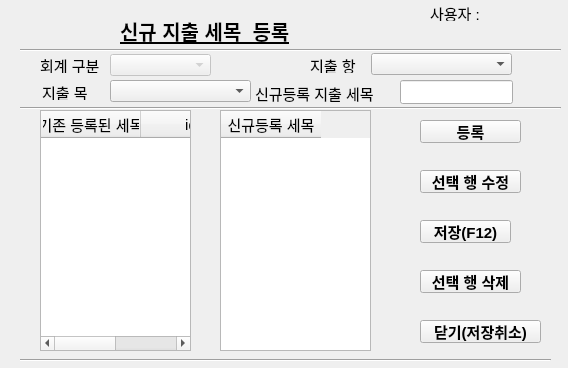
<?xml version="1.0" encoding="UTF-8"?>
<ui version="4.0">
 <class>Dialog</class>
 <widget class="QDialog" name="Dialog">
  <property name="enabled">
   <bool>true</bool>
  </property>
  <property name="geometry">
   <rect>
    <x>0</x>
    <y>0</y>
    <width>568</width>
    <height>368</height>
   </rect>
  </property>
  <property name="font">
   <font>
    <pointsize>11</pointsize>
   </font>
  </property>
  <property name="windowTitle">
   <string>Dialog</string>
  </property>
  <widget class="QLabel" name="user">
   <property name="geometry">
    <rect>
     <x>430</x>
     <y>5</y>
     <width>51</width>
     <height>16</height>
    </rect>
   </property>
   <property name="text">
    <string>사용자 :</string>
   </property>
  </widget>
  <widget class="Line" name="line_22">
   <property name="geometry">
    <rect>
     <x>20</x>
     <y>350</y>
     <width>531</width>
     <height>20</height>
    </rect>
   </property>
   <property name="orientation">
    <enum>Qt::Horizontal</enum>
   </property>
  </widget>
  <widget class="QLabel" name="user_widget">
   <property name="geometry">
    <rect>
     <x>500</x>
     <y>6</y>
     <width>51</width>
     <height>16</height>
    </rect>
   </property>
   <property name="text">
    <string/>
   </property>
  </widget>
  <widget class="QPushButton" name="add_semok_button">
   <property name="geometry">
    <rect>
     <x>420</x>
     <y>120</y>
     <width>101</width>
     <height>23</height>
    </rect>
   </property>
   <property name="font">
    <font>
     <pointsize>11</pointsize>
     <weight>75</weight>
     <bold>true</bold>
    </font>
   </property>
   <property name="text">
    <string>등록</string>
   </property>
   <property name="autoDefault">
    <bool>false</bool>
   </property>
   <property name="default">
    <bool>false</bool>
   </property>
  </widget>
  <widget class="Line" name="line_5">
   <property name="geometry">
    <rect>
     <x>20</x>
     <y>100</y>
     <width>541</width>
     <height>16</height>
    </rect>
   </property>
   <property name="orientation">
    <enum>Qt::Horizontal</enum>
   </property>
  </widget>
  <widget class="QPushButton" name="huncancel_button">
   <property name="geometry">
    <rect>
     <x>420</x>
     <y>320</y>
     <width>121</width>
     <height>23</height>
    </rect>
   </property>
   <property name="font">
    <font>
     <pointsize>11</pointsize>
     <weight>75</weight>
     <bold>true</bold>
    </font>
   </property>
   <property name="text">
    <string>닫기(저장취소)</string>
   </property>
   <property name="autoDefault">
    <bool>false</bool>
   </property>
  </widget>
  <widget class="QPushButton" name="hunsave_button">
   <property name="geometry">
    <rect>
     <x>420</x>
     <y>220</y>
     <width>91</width>
     <height>23</height>
    </rect>
   </property>
   <property name="font">
    <font>
     <pointsize>11</pointsize>
     <weight>75</weight>
     <bold>true</bold>
    </font>
   </property>
   <property name="text">
    <string>저장(F12)</string>
   </property>
   <property name="shortcut">
    <string>F12</string>
   </property>
   <property name="autoDefault">
    <bool>false</bool>
   </property>
  </widget>
  <widget class="Line" name="line_3">
   <property name="geometry">
    <rect>
     <x>20</x>
     <y>40</y>
     <width>541</width>
     <height>20</height>
    </rect>
   </property>
   <property name="orientation">
    <enum>Qt::Horizontal</enum>
   </property>
  </widget>
  <widget class="QLabel" name="label">
   <property name="geometry">
    <rect>
     <x>310</x>
     <y>57</y>
     <width>51</width>
     <height>16</height>
    </rect>
   </property>
   <property name="text">
    <string>지출 항</string>
   </property>
  </widget>
  <widget class="QLineEdit" name="new_costsemok_widget">
   <property name="geometry">
    <rect>
     <x>400</x>
     <y>80</y>
     <width>113</width>
     <height>24</height>
    </rect>
   </property>
  </widget>
  <widget class="QTableWidget" name="registed_costsemok_tableWidget">
   <property name="geometry">
    <rect>
     <x>40</x>
     <y>110</y>
     <width>151</width>
     <height>241</height>
    </rect>
   </property>
   <property name="sizePolicy">
    <sizepolicy hsizetype="Expanding" vsizetype="Expanding">
     <horstretch>0</horstretch>
     <verstretch>0</verstretch>
    </sizepolicy>
   </property>
   <property name="font">
    <font>
     <pointsize>11</pointsize>
    </font>
   </property>
   <property name="lineWidth">
    <number>1</number>
   </property>
   <column>
    <property name="text">
     <string>기존 등록된 세목</string>
    </property>
   </column>
   <column>
    <property name="text">
     <string>id</string>
    </property>
   </column>
  </widget>
  <widget class="QTableWidget" name="new_costsemok_tableWidget">
   <property name="geometry">
    <rect>
     <x>220</x>
     <y>110</y>
     <width>151</width>
     <height>241</height>
    </rect>
   </property>
   <property name="font">
    <font>
     <pointsize>11</pointsize>
    </font>
   </property>
   <column>
    <property name="text">
     <string>신규등록 세목</string>
    </property>
   </column>
  </widget>
  <widget class="QLabel" name="label_2">
   <property name="geometry">
    <rect>
     <x>120</x>
     <y>10</y>
     <width>211</width>
     <height>41</height>
    </rect>
   </property>
   <property name="font">
    <font>
     <pointsize>15</pointsize>
     <weight>75</weight>
     <bold>true</bold>
     <underline>true</underline>
    </font>
   </property>
   <property name="text">
    <string>신규 지출 세목  등록</string>
   </property>
  </widget>
  <widget class="QComboBox" name="costhang_comboBox_widget">
   <property name="geometry">
    <rect>
     <x>371</x>
     <y>53</y>
     <width>141</width>
     <height>22</height>
    </rect>
   </property>
  </widget>
  <widget class="QLabel" name="label_3">
   <property name="geometry">
    <rect>
     <x>255</x>
     <y>83</y>
     <width>141</width>
     <height>20</height>
    </rect>
   </property>
   <property name="text">
    <string>신규등록 지출 세목</string>
   </property>
  </widget>
  <widget class="QComboBox" name="gubun_comboBox_widget">
   <property name="enabled">
    <bool>false</bool>
   </property>
   <property name="geometry">
    <rect>
     <x>110</x>
     <y>54</y>
     <width>101</width>
     <height>22</height>
    </rect>
   </property>
  </widget>
  <widget class="QLabel" name="label_4">
   <property name="geometry">
    <rect>
     <x>40</x>
     <y>57</y>
     <width>91</width>
     <height>16</height>
    </rect>
   </property>
   <property name="text">
    <string>회계 구분</string>
   </property>
  </widget>
  <widget class="QLabel" name="label_5">
   <property name="geometry">
    <rect>
     <x>42</x>
     <y>84</y>
     <width>51</width>
     <height>16</height>
    </rect>
   </property>
   <property name="text">
    <string>지출 목</string>
   </property>
  </widget>
  <widget class="QComboBox" name="costmok_comboBox_widget">
   <property name="geometry">
    <rect>
     <x>110</x>
     <y>80</y>
     <width>141</width>
     <height>22</height>
    </rect>
   </property>
  </widget>
  <widget class="QPushButton" name="semok_delete_button">
   <property name="geometry">
    <rect>
     <x>420</x>
     <y>270</y>
     <width>101</width>
     <height>23</height>
    </rect>
   </property>
   <property name="font">
    <font>
     <pointsize>11</pointsize>
     <weight>75</weight>
     <bold>true</bold>
    </font>
   </property>
   <property name="text">
    <string>선택 행 삭제</string>
   </property>
   <property name="autoDefault">
    <bool>false</bool>
   </property>
   <property name="default">
    <bool>false</bool>
   </property>
  </widget>
  <widget class="QPushButton" name="semok_delete_button_2">
   <property name="geometry">
    <rect>
     <x>420</x>
     <y>170</y>
     <width>101</width>
     <height>23</height>
    </rect>
   </property>
   <property name="font">
    <font>
     <pointsize>11</pointsize>
     <weight>75</weight>
     <bold>true</bold>
    </font>
   </property>
   <property name="text">
    <string>선택 행 수정</string>
   </property>
   <property name="autoDefault">
    <bool>false</bool>
   </property>
   <property name="default">
    <bool>false</bool>
   </property>
  </widget>
 </widget>
 <tabstops>
  <tabstop>gubun_comboBox_widget</tabstop>
  <tabstop>costhang_comboBox_widget</tabstop>
  <tabstop>costmok_comboBox_widget</tabstop>
  <tabstop>new_costsemok_widget</tabstop>
  <tabstop>add_semok_button</tabstop>
  <tabstop>hunsave_button</tabstop>
  <tabstop>huncancel_button</tabstop>
  <tabstop>registed_costsemok_tableWidget</tabstop>
  <tabstop>new_costsemok_tableWidget</tabstop>
 </tabstops>
 <resources/>
 <connections>
  <connection>
   <sender>add_semok_button</sender>
   <signal>clicked()</signal>
   <receiver>Dialog</receiver>
   <slot>costsemok_reg_input()</slot>
   <hints>
    <hint type="sourcelabel">
     <x>466</x>
     <y>135</y>
    </hint>
    <hint type="destinationlabel">
     <x>390</x>
     <y>142</y>
    </hint>
   </hints>
  </connection>
  <connection>
   <sender>hunsave_button</sender>
   <signal>clicked()</signal>
   <receiver>Dialog</receiver>
   <slot>costsemok_save()</slot>
   <hints>
    <hint type="sourcelabel">
     <x>431</x>
     <y>230</y>
    </hint>
    <hint type="destinationlabel">
     <x>401</x>
     <y>233</y>
    </hint>
   </hints>
  </connection>
  <connection>
   <sender>huncancel_button</sender>
   <signal>clicked()</signal>
   <receiver>Dialog</receiver>
   <slot>costsemok_save_cancel()</slot>
   <hints>
    <hint type="sourcelabel">
     <x>470</x>
     <y>333</y>
    </hint>
    <hint type="destinationlabel">
     <x>388</x>
     <y>333</y>
    </hint>
   </hints>
  </connection>
  <connection>
   <sender>semok_delete_button</sender>
   <signal>clicked()</signal>
   <receiver>Dialog</receiver>
   <slot>delete_selected_row()</slot>
   <hints>
    <hint type="sourcelabel">
     <x>495</x>
     <y>270</y>
    </hint>
    <hint type="destinationlabel">
     <x>410</x>
     <y>282</y>
    </hint>
   </hints>
  </connection>
  <connection>
   <sender>semok_delete_button_2</sender>
   <signal>clicked()</signal>
   <receiver>Dialog</receiver>
   <slot>costsemok_modify()</slot>
   <hints>
    <hint type="sourcelabel">
     <x>449</x>
     <y>179</y>
    </hint>
    <hint type="destinationlabel">
     <x>400</x>
     <y>177</y>
    </hint>
   </hints>
  </connection>
 </connections>
 <slots>
  <slot>costsemok_reg_input()</slot>
  <slot>costsemok_save()</slot>
  <slot>costsemok_save_cancel()</slot>
  <slot>registed_costsemok()</slot>
  <slot>delete_selected_row()</slot>
  <slot>costsemok_modify()</slot>
 </slots>
</ui>
